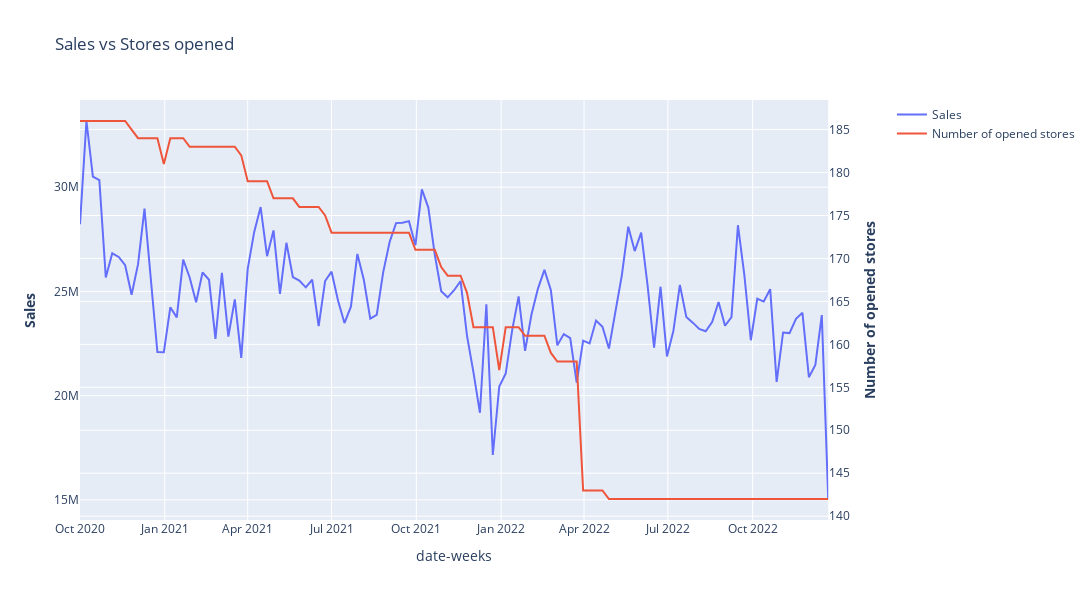

Here is the notebook cell this chart was saved with:
### Code cell
line_plot_secondary_axis_px(df=df_week,
                            x_col_name='Date', 
                            y1_col_name='sales', 
                            y2_col_name='stores_opened', 
                            x_label='date-weeks',
                            y1_label='Sales',
                            y2_label = 'Number of opened stores',
                            title='Sales vs Stores opened'
                            )
